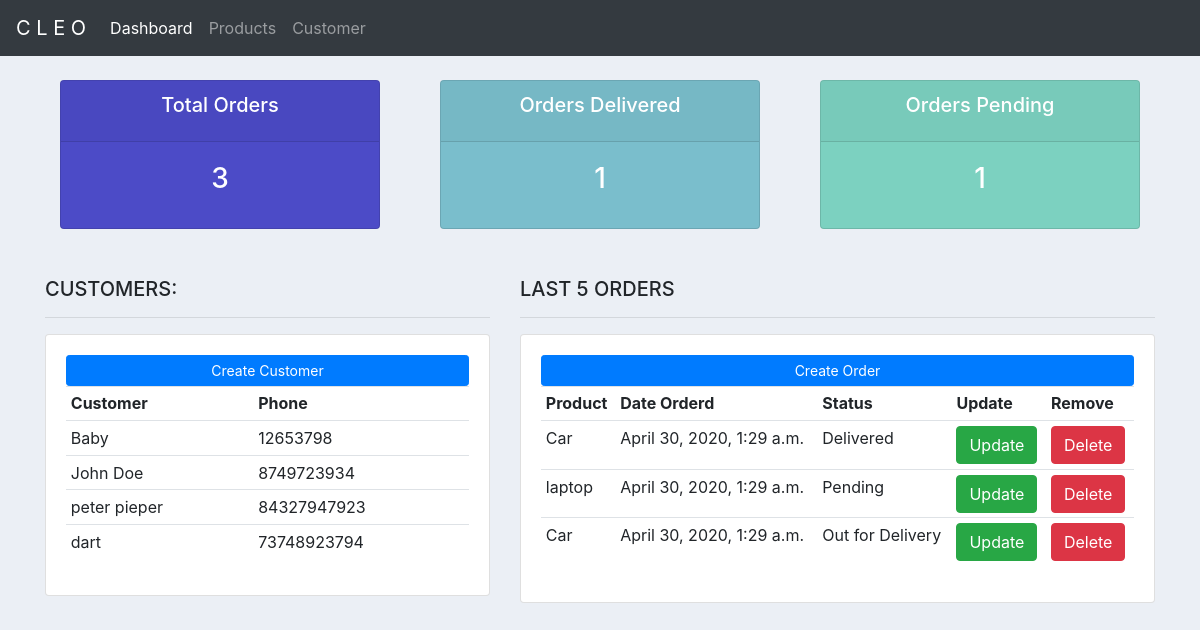
The page / on the database its author committed.
### accounts/models.py (models this page shows, shortened)
class Customer(models.Model):
    name = models.CharField(max_length=200, null=True)
    phone = models.CharField(max_length=200, null=True)
    email = models.CharField(max_length=200, null=True)
    date_created = models.DateTimeField(auto_now_add=True, null=True)

class Order(models.Model):
    STATUS = (
        ('Pending', 'Pending'),
        ('Out for Delivery', 'Out for Delivery'),
        ('Delivered', 'Delivered')
    )
    customer = models.ForeignKey(Customer, on_delete=models.SET_NULL, null=True)
    product = models.ForeignKey(Product, on_delete=models.SET_NULL, null=True)
    date_created = models.DateTimeField(null=True, auto_now_add=True)
    status = models.CharField(max_length=200, null=True, choices=STATUS)

class Product(models.Model):
    CATEGORY = (
        ('Indoor', 'Indoor'),
        ('Outdoor', 'Outdoor')
    )
    name = models.CharField(max_length=200, null=True)
    price = models.FloatField(null=True)
    category = models.CharField(max_length=200, null=True, choices=CATEGORY)
    description = models.CharField(max_length=200, null=True)
    date_created = models.DateTimeField(null=True, auto_now_add=True)
    tags = models.ManyToManyField(Tag, null=True)

### accounts/views.py (the view)
# urls.py: path('', views.home),
def home(request):
    orders = Order.objects.all()
    customers = Customer.objects.all()
    total_customers = customers.count()
    total_orders = orders.count()
    delivered = orders.filter(status='Delivered').count()
    pending = orders.filter(status='Pending').count()
    context = {'orders' : orders, 'customers': customers,
     'total_orders': total_orders, 'total_customers': total_customers, 'delivered': delivered,
     'pending': pending}
    return render(request, 'accounts/dashboard.html', context)

### accounts/templates/accounts/dashboard.html
{% extends 'accounts/main.html' %}
{% block content %}
{% include 'accounts/status.html' %}
<div class="container my-2">
<br>
<div class="row">
    <div class="col-md-5">
        <h5>CUSTOMERS:</h5>
        <hr>
        <div class="card card-body">
            <a href="" class="btn btn-primary btn-sm btn-block">Create Customer</a>
            <table class="table table-sm">
                <tr>
                    <th>Customer</th>
                    <th>Phone</th>
                </tr>
                {%for customer in customers%}
                    <tr>
                        <td>{{customer.name}}</td>
                        <td>{{customer.phone}}</td>
                    </tr>
                {%endfor%}
            </table>
        </div>
    </div>
    <div class="col-md-7">
        <h5>LAST 5 ORDERS</h5>
        <hr>
        <div class="card card-body">
            <a href="" class="btn btn-primary btn-sm btn-block">Create Order</a>
            <table class="table table-sm">
                <tr>
                    <th>Product</th>
                    <th>Date Orderd</th>
                    <th>Status</th>
                    <th>Update</th>
                    <th>Remove</th>
                </tr>
                {%for order in orders%}
                    <tr>
                        <td>{{order.product.name}}</td>
                        <td>{{order.date_created}}</td>
                        <td>{{order.status}}</td>
                        <td>
                            <a href="" class="btn btn-success">Update</a>
                        </td>
                        <td>
                            <a href="" class="btn btn-danger">Delete</a>
                        </td>
                    </tr>
                {%endfor%}
            </table>
        </div>
    </div>
</div>
</div>
{% endblock content %}

### accounts/templates/accounts/main.html (shortened to what this page needs)
{% load static %}
<!doctype html>
<html lang="en">
  <head>
    <link rel="stylesheet" href="https://stackpath.bootstrapcdn.com/bootstrap/4.4.1/css/bootstrap.min.css">
    <link rel="stylesheet" href="{% static '/css/main.css' %}">
  </head>
  <body>
    {% include 'accounts/navbar.html' %}
    {% block content %}
    {% endblock %}
  </body>
</html>

### accounts/templates/accounts/navbar.html (shortened to what this page needs)
<nav class="navbar navbar-expand-lg navbar-dark bg-dark">
  <a class="navbar-brand" href="#">C L E O</a>
  <div class="collapse navbar-collapse" id="navbarNav">
    <ul class="navbar-nav">
      <li class="nav-item active">
        <a class="nav-link" href="#">Dashboard <span class="sr-only">(current)</span></a>
      </li>
      <li class="nav-item">
        <a class="nav-link" href="#">Products</a>
      </li>
      <li class="nav-item">
        <a class="nav-link" href="#">Customer</a>
      </li>
    </ul>
  </div>
</nav>

### accounts/templates/accounts/status.html
<br>
<div class="container">
<div class="row">
	<div class="col">
		<div class="col-md">
			<div class="card text-center text-white  mb-3" id="total-orders">
			  	<div class="card-header">
			  		<h5 class="card-title">Total Orders</h5>
			  	</div>
			  	<div class="card-body">
			    	<h3 class="card-title">
						{{total_orders}}
					</h3>
			  	</div>
			</div>
		</div>
	</div>
	<div class="col">
		<div class="col-md">
			<div class="card text-center text-white  mb-3" id="orders-delivered">
			  	<div class="card-header">
			  		<h5 class="card-title">Orders Delivered</h5>
			  	</div>
			  	<div class="card-body">
			    	<h3 class="card-title">
						{{delivered}}
					</h3>
			  	</div>
			</div>
		</div>
	</div>
	<div class="col">
		<div class="col-md">
			<div class="card text-center text-white  mb-3" id="orders-pending">
			  	<div class="card-header">
			  		<h5 class="card-title">Orders Pending</h5>
			  	</div>
			  	<div class="card-body">
			    	<h3 class="card-title">
						{{pending}}
					</h3>
			  	</div>
			</div>
		</div>
	</div>
</div>
</div>

### static/css/main.css (style rules this page uses)
body { background-color: #ebeff5; }
#total-orders { background-color: #4c4bc7; }
#orders-delivered { background-color: #7abecc; }
#orders-pending { background-color: #7CD1C0; }

### rows shown on the page
Customer: name "Baby", phone "12653798"
Customer: name "John Doe", phone "8749723934"
Customer: name "peter pieper", phone "84327947923"
Customer: name "dart", phone "73748923794"
Order: product.name "Car", date_created "April 30, 2020, 1:29 a.m.", status "Delivered"
Order: product.name "laptop", date_created "April 30, 2020, 1:29 a.m.", status "Pending"
Order: product.name "Car", date_created "April 30, 2020, 1:29 a.m.", status "Out for Delivery"

### other values the page prints
{{ total_orders }} "3"
{{ delivered }} "1"
{{ pending }} "1"
